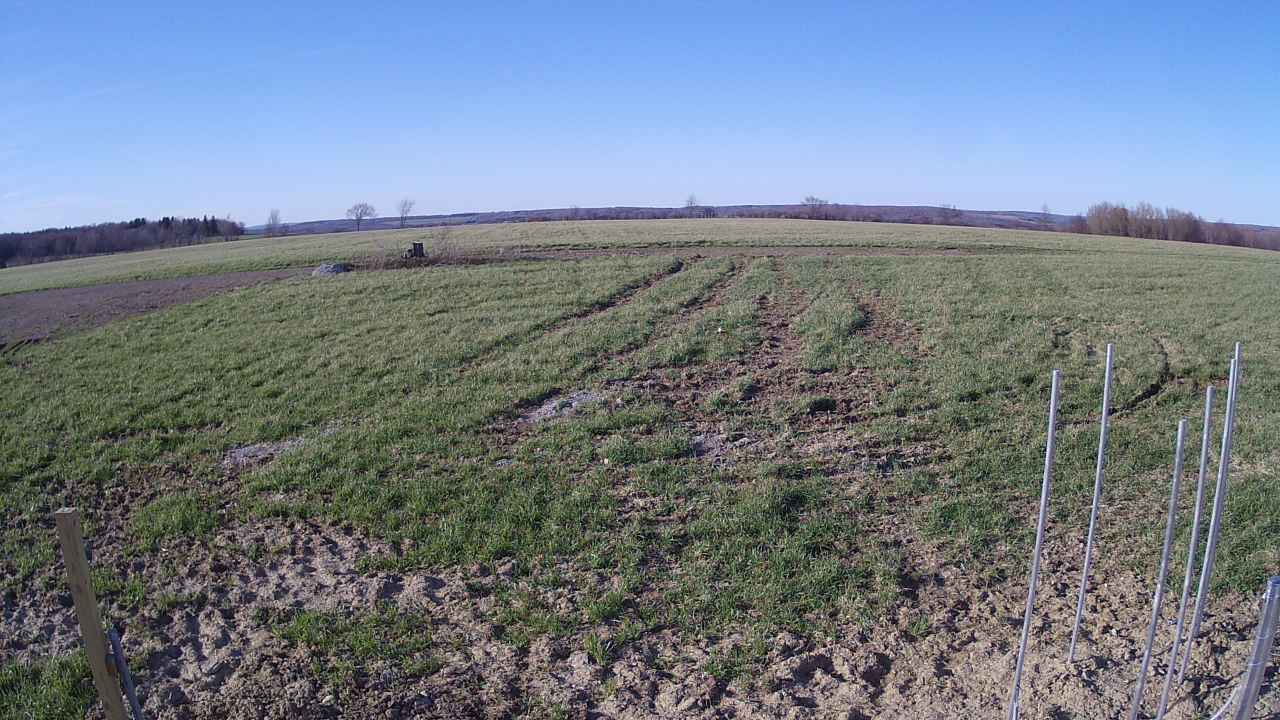
#> input picture mesonet/20160420T221001_DELE.jpg, 1280 x 720 px
$ python -i raindrop_detection_super_pixel.py   (imports and definitions only)
#> lines starting #> are read from the running program, lines starting #| are printed output that depends on the picture
#> further down, picture is the input picture: shape (720, 1280, 3); mean B, G, R 138.7, 126.1, 114.9
################################################################################

# Example : Detect raindrops within an image by using super pixel algorithm
# and classify the ROI by using AlexNet CNN.

# Copyright (c) 2017/18 - Tiancheng Guo / Toby Breckon, Durham University, UK

# License : https://github.com/GTC7788/raindropDetection/blob/master/LICENSE

################################################################################

# The green rectangles represents the detected raindrops.
# the red rectangles represents the ground truth raindrops in that image.

# This script takes 1 argument indicating the image to process.
# e.g.
# > python raindrop_detection_super_pixel.py 3
# will process image 3 in the raindrop_detection_images folder and use
# the associated ground truth xml file  in ground_truth_labels folder
# for image 3 as well.

# This program will output 2 images in the current folder, one is the
# detection result, one is the super pixel segmentation result.
################################################################################

from __future__ import division, print_function, absolute_import
import numpy as np
import tflearn
import cv2
import os
import time
import math
import xml.etree.ElementTree as ET
from math import sqrt
from PIL import Image
from tflearn.layers.core import input_data, dropout, fully_connected
from tflearn.layers.conv import conv_2d, max_pool_2d
from tflearn.layers.normalization import local_response_normalization
from tflearn.layers.estimator import regression
from tflearn.data_utils import build_image_dataset_from_dir
import argparse


################################################################################

# Use a command line parser to read command line argument
# The integer number represents the number of the image to process
parser = argparse.ArgumentParser()
# [3 lines not run here, left out]

# [1 line that did not run here, left out]

# Manually set the number of image to process.
# number = 1


################################################################################

# Image path
# image_path = "raindrop_detection_images/%s.jpg" % number
#/home/arnold/raindrop-detection-cnn/dataset/detection/image
image_path = "/home/arnold/raindrop-detection-cnn/mesonet/20160420T221001_DELE.jpg"

# Path to output the result image after raindrop detection
# [1 line that did not run here, left out]

# Path to the xml file that contains the ground truth data
# ground_truth_xml_path = "ground_truth_labels/%s.xml" % number
ground_truth_xml_path = "/home/arnold/raindrop-detection-cnn/dataset/detection/ground-truth-label/ground-truth-00003.xml"

# Path of the trained model for AlexNet
# model_path = 'Model/alexRainApr06.tfl'
model_path = 'models/alexnet_30_2_detection.tfl'

# Turn on ground truth detections on image
ground_truth = False


################################################################################

"""
Convert the PIL Image object into array.
Args:
	pil_image: PIL image object
Returns:
	result: an array ready for the CNN to predict
"""
# [6 lines left out: function img_to_array, not called in this run]

################################################################################

"""
Set up the structure of AlexNet-30^2 CNN by using TFLearn.
Returns:
	network: a CNN which follows the structure of AlexNet.
"""
def create_basic_alexnet():

	# Building network as per architecture in [Guo/Breckon, 2018]

	network = input_data(shape=[None, 30, 30, 3])
	network = conv_2d(network, 64, 11, strides=4, activation='relu')
	network = max_pool_2d(network, 3, strides=2)
	network = local_response_normalization(network)
	network = conv_2d(network, 128, 5, activation='relu')
	network = max_pool_2d(network, 3, strides=2)
	network = local_response_normalization(network)
	network = conv_2d(network, 256, 3, activation='relu')
	network = conv_2d(network, 256, 3, activation='relu')
	network = conv_2d(network, 128, 3, activation='relu')
	network = max_pool_2d(network, 3, strides=2)
	network = local_response_normalization(network)
	network = fully_connected(network, 4096, activation='tanh')
	network = dropout(network, 0.5)
	network = fully_connected(network, 4096, activation='tanh')
	network = dropout(network, 0.5)
	network = fully_connected(network, 2, activation='softmax')
	network = regression(network, optimizer='momentum',
	                     loss='categorical_crossentropy',
	                     learning_rate=0.001)
	return network


################################################################################

"""
Calculates all the windows that will slide through an image.

Args:
	image: the image to apply sliding window.
	stepSize: step size (in pixel) between each window.
	windowSize: size of each window.
Return:
	All of the sliding windows for an image, each element represents
	the coordinates of top left corner of the window and its size.
"""
# [6 lines left out: function sliding_window, not called in this run]

################################################################################

"""
This method uses the openCV built in function to perform the super pixel algorithm
to an image. When the image is segmented into small pieces, stretch each irregular
shape into 30 x 30 rectangles.

Those rectangles will be region of interests and will be classified by the AlexNet.

Args:
	image: the image to process
Return:
	list of detected raindrop coordinates
"""
def super_pixel(image):

	rectangle_result = []

	seeds = None
	display_mode = 0

	# ******** Super pixel parameters **********
	num_superpixels = 1000
	prior = 5
	num_levels = 1
	num_iterations = 5
	num_histogram_bins = 5
	# ******************************************

	converted_img = cv2.cvtColor(image, cv2.COLOR_BGR2HSV)
#> converted_img: shape (720, 1280, 3); mean H, S, V 74.2, 62.9, 148.1
	height,width,channels = converted_img.shape

	# Use the built in function to perform super pixel algorithm on the image
	seeds = cv2.ximgproc.createSuperpixelSEEDS(width, height, channels,
	    num_superpixels, num_levels, prior, num_histogram_bins)

	seeds.iterate(converted_img, num_iterations)
	color_img = np.zeros((height,width,3), np.uint8)
	color_img[:] = (0, 0, 255)
	number_of_super = seeds.getNumberOfSuperpixels()

	labels = seeds.getLabels()
	mask = seeds.getLabelContourMask(False)
	mask_inv = cv2.bitwise_not(mask)
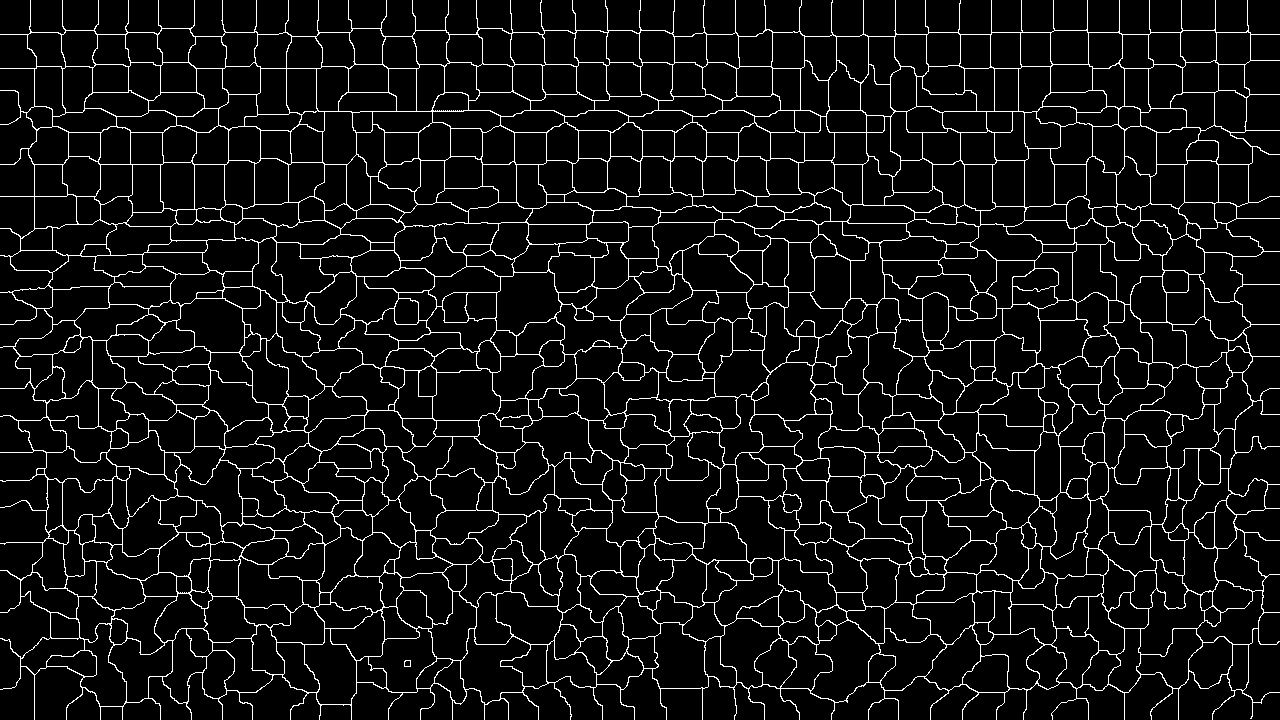
#> mask: shape (720, 1280); 6.9% white in thin lines or dots
	result_bg = cv2.bitwise_and(image, image, mask=mask_inv)
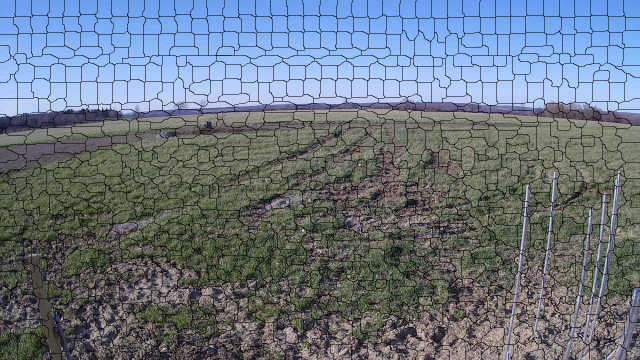
#> result_bg: shape (720, 1280, 3) (shown at 1/2 size); mean B, G, R 129.4, 117.6, 107.1
	result_fg = cv2.bitwise_and(color_img, color_img, mask=mask)
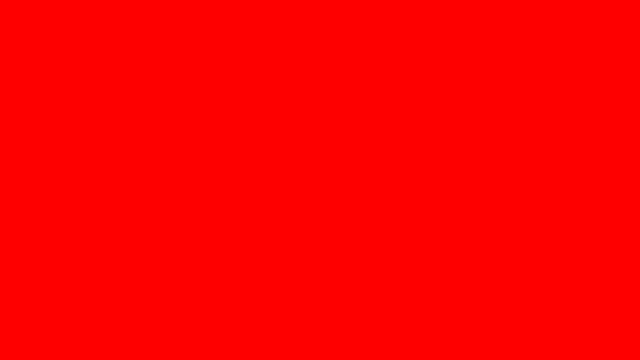
#> color_img: shape (720, 1280, 3) (shown at 1/2 size); mean of channels 0, 1, 2 0, 0, 255; drawn as B, G, R
	result = cv2.add(result_bg, result_fg)
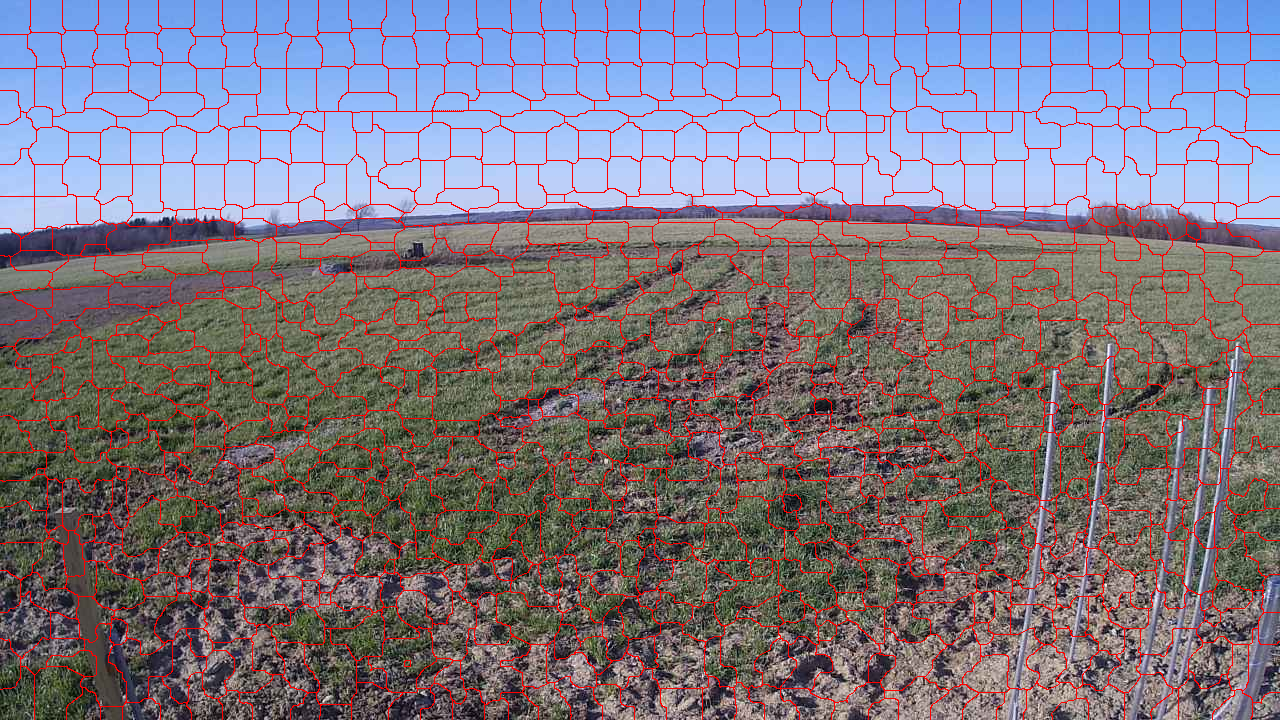
#> result: shape (720, 1280, 3); mean B, G, R 129.4, 117.6, 124.6
#> (the run stopped early here; a loop or call above may not have finished)

$ run again, on mesonet/20160107T212001_ESSX.jpg_sliding_window.jpg
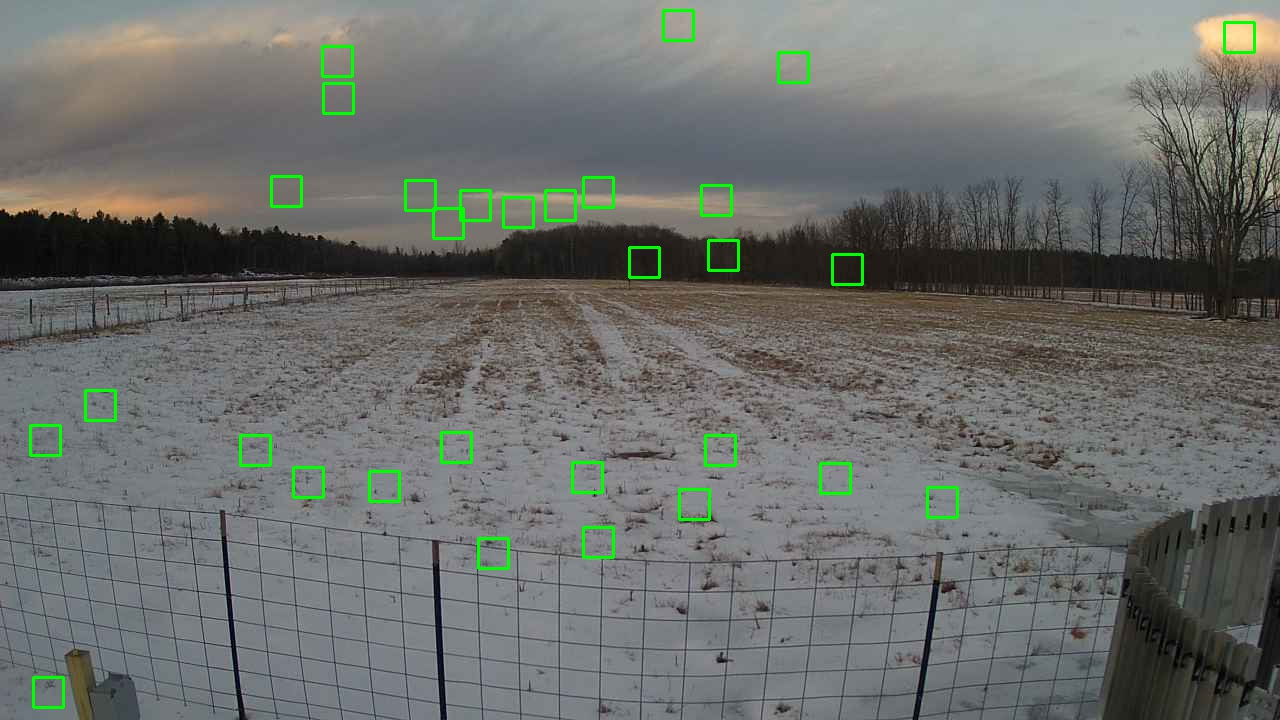
#> input picture mesonet/20160107T212001_ESSX.jpg_sliding_window.jpg, 1280 x 720 px
#> picture is the input picture: shape (720, 1280, 3); mean B, G, R 107.1, 110.8, 107.6
#> converted_img: shape (720, 1280, 3); mean H, S, V 63.4, 26.9, 115
#> in super_pixel, `mask_inv = cv2.bitwise_not(mask)`:
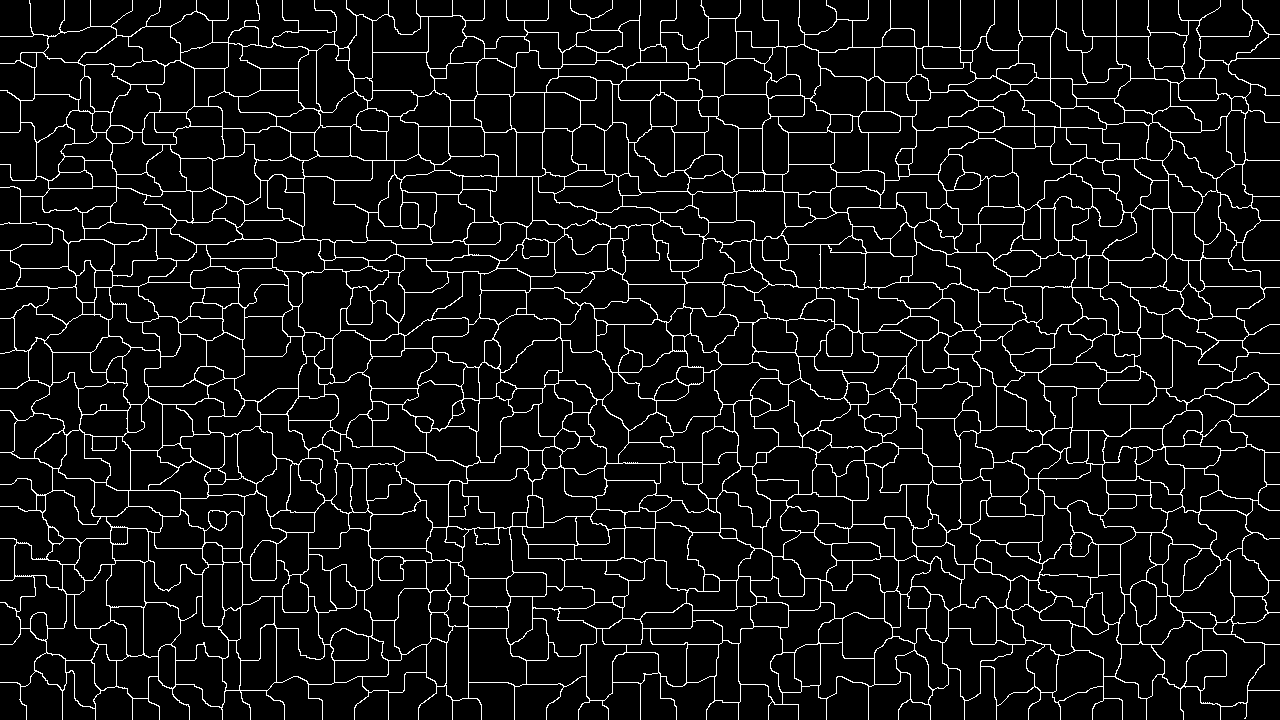
#> mask: shape (720, 1280); 7% white in thin lines or dots
#> in super_pixel, `result = cv2.add(result_bg, result_fg)`:
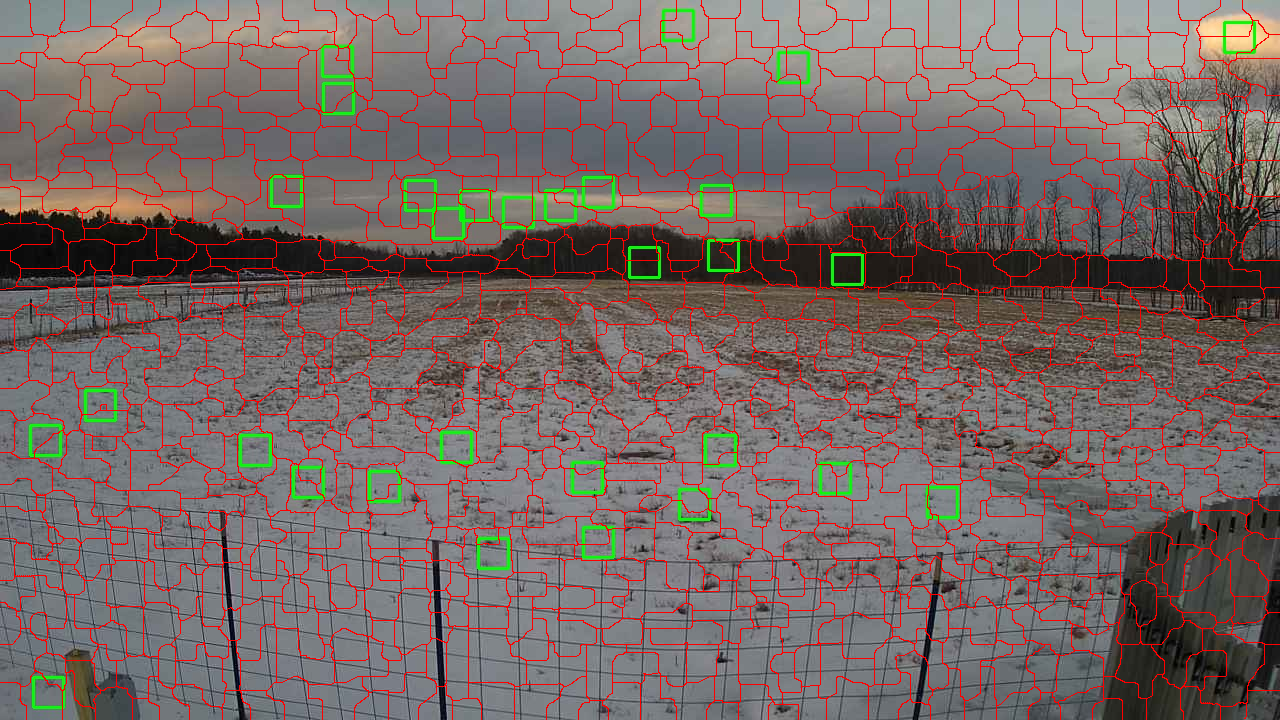
#> result: shape (720, 1280, 3); mean B, G, R 99.7, 103.2, 117.9
